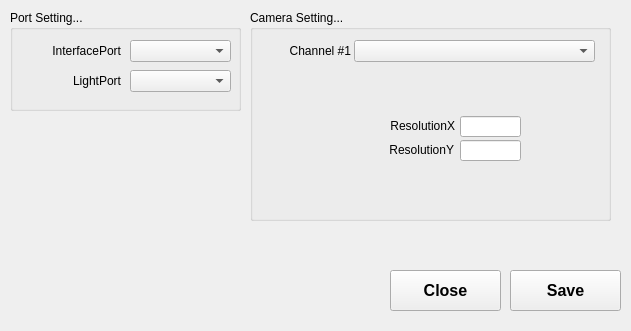
<?xml version="1.0" encoding="UTF-8"?>
<ui version="4.0">
 <class>DialogConfig</class>
 <widget class="QWidget" name="DialogConfig">
  <property name="geometry">
   <rect>
    <x>0</x>
    <y>0</y>
    <width>631</width>
    <height>331</height>
   </rect>
  </property>
  <property name="mouseTracking">
   <bool>false</bool>
  </property>
  <property name="tabletTracking">
   <bool>true</bool>
  </property>
  <property name="windowTitle">
   <string>Config</string>
  </property>
  <widget class="QComboBox" name="comboBoxInterfacePort">
   <property name="geometry">
    <rect>
     <x>130</x>
     <y>40</y>
     <width>101</width>
     <height>22</height>
    </rect>
   </property>
  </widget>
  <widget class="QLabel" name="label">
   <property name="geometry">
    <rect>
     <x>30</x>
     <y>40</y>
     <width>91</width>
     <height>21</height>
    </rect>
   </property>
   <property name="text">
    <string>InterfacePort</string>
   </property>
   <property name="alignment">
    <set>Qt::AlignRight|Qt::AlignTrailing|Qt::AlignVCenter</set>
   </property>
  </widget>
  <widget class="QComboBox" name="comboBoxLightPort">
   <property name="geometry">
    <rect>
     <x>130</x>
     <y>70</y>
     <width>101</width>
     <height>22</height>
    </rect>
   </property>
  </widget>
  <widget class="QLabel" name="label_2">
   <property name="geometry">
    <rect>
     <x>30</x>
     <y>70</y>
     <width>91</width>
     <height>21</height>
    </rect>
   </property>
   <property name="text">
    <string>LightPort</string>
   </property>
   <property name="alignment">
    <set>Qt::AlignRight|Qt::AlignTrailing|Qt::AlignVCenter</set>
   </property>
  </widget>
  <widget class="QPushButton" name="pushButtonSave">
   <property name="geometry">
    <rect>
     <x>510</x>
     <y>270</y>
     <width>111</width>
     <height>41</height>
    </rect>
   </property>
   <property name="font">
    <font>
     <family>Arial</family>
     <pointsize>12</pointsize>
     <weight>75</weight>
     <bold>true</bold>
    </font>
   </property>
   <property name="text">
    <string>Save</string>
   </property>
  </widget>
  <widget class="QGroupBox" name="groupBox">
   <property name="geometry">
    <rect>
     <x>10</x>
     <y>10</y>
     <width>231</width>
     <height>101</height>
    </rect>
   </property>
   <property name="font">
    <font>
     <family>Arial</family>
     <weight>50</weight>
     <bold>false</bold>
    </font>
   </property>
   <property name="title">
    <string>Port Setting...</string>
   </property>
  </widget>
  <widget class="QGroupBox" name="groupBox_2">
   <property name="geometry">
    <rect>
     <x>250</x>
     <y>10</y>
     <width>361</width>
     <height>211</height>
    </rect>
   </property>
   <property name="font">
    <font>
     <family>Arial</family>
     <weight>50</weight>
     <bold>false</bold>
    </font>
   </property>
   <property name="title">
    <string>Camera Setting...</string>
   </property>
   <widget class="QLineEdit" name="lineEditResY">
    <property name="geometry">
     <rect>
      <x>210</x>
      <y>130</y>
      <width>61</width>
      <height>21</height>
     </rect>
    </property>
   </widget>
   <widget class="QLabel" name="label_7">
    <property name="geometry">
     <rect>
      <x>123</x>
      <y>129</y>
      <width>81</width>
      <height>21</height>
     </rect>
    </property>
    <property name="text">
     <string>ResolutionY</string>
    </property>
    <property name="alignment">
     <set>Qt::AlignRight|Qt::AlignTrailing|Qt::AlignVCenter</set>
    </property>
   </widget>
   <widget class="QLabel" name="label_6">
    <property name="geometry">
     <rect>
      <x>124</x>
      <y>105</y>
      <width>81</width>
      <height>21</height>
     </rect>
    </property>
    <property name="text">
     <string>ResolutionX</string>
    </property>
    <property name="alignment">
     <set>Qt::AlignRight|Qt::AlignTrailing|Qt::AlignVCenter</set>
    </property>
   </widget>
   <widget class="QLineEdit" name="lineEditResX">
    <property name="geometry">
     <rect>
      <x>210</x>
      <y>106</y>
      <width>61</width>
      <height>21</height>
     </rect>
    </property>
   </widget>
  </widget>
  <widget class="QLabel" name="label_3">
   <property name="geometry">
    <rect>
     <x>270</x>
     <y>40</y>
     <width>81</width>
     <height>21</height>
    </rect>
   </property>
   <property name="text">
    <string>Channel #1</string>
   </property>
   <property name="alignment">
    <set>Qt::AlignRight|Qt::AlignTrailing|Qt::AlignVCenter</set>
   </property>
  </widget>
  <widget class="QComboBox" name="comboBoxCam1Port">
   <property name="geometry">
    <rect>
     <x>354</x>
     <y>40</y>
     <width>241</width>
     <height>22</height>
    </rect>
   </property>
  </widget>
  <widget class="QPushButton" name="pushButtonClose">
   <property name="geometry">
    <rect>
     <x>390</x>
     <y>270</y>
     <width>111</width>
     <height>41</height>
    </rect>
   </property>
   <property name="font">
    <font>
     <family>Arial</family>
     <pointsize>12</pointsize>
     <weight>75</weight>
     <bold>true</bold>
    </font>
   </property>
   <property name="text">
    <string>Close</string>
   </property>
  </widget>
  <zorder>groupBox</zorder>
  <zorder>comboBoxInterfacePort</zorder>
  <zorder>label</zorder>
  <zorder>comboBoxLightPort</zorder>
  <zorder>label_2</zorder>
  <zorder>pushButtonSave</zorder>
  <zorder>groupBox_2</zorder>
  <zorder>label_3</zorder>
  <zorder>comboBoxCam1Port</zorder>
  <zorder>pushButtonClose</zorder>
 </widget>
 <resources/>
 <connections/>
</ui>
